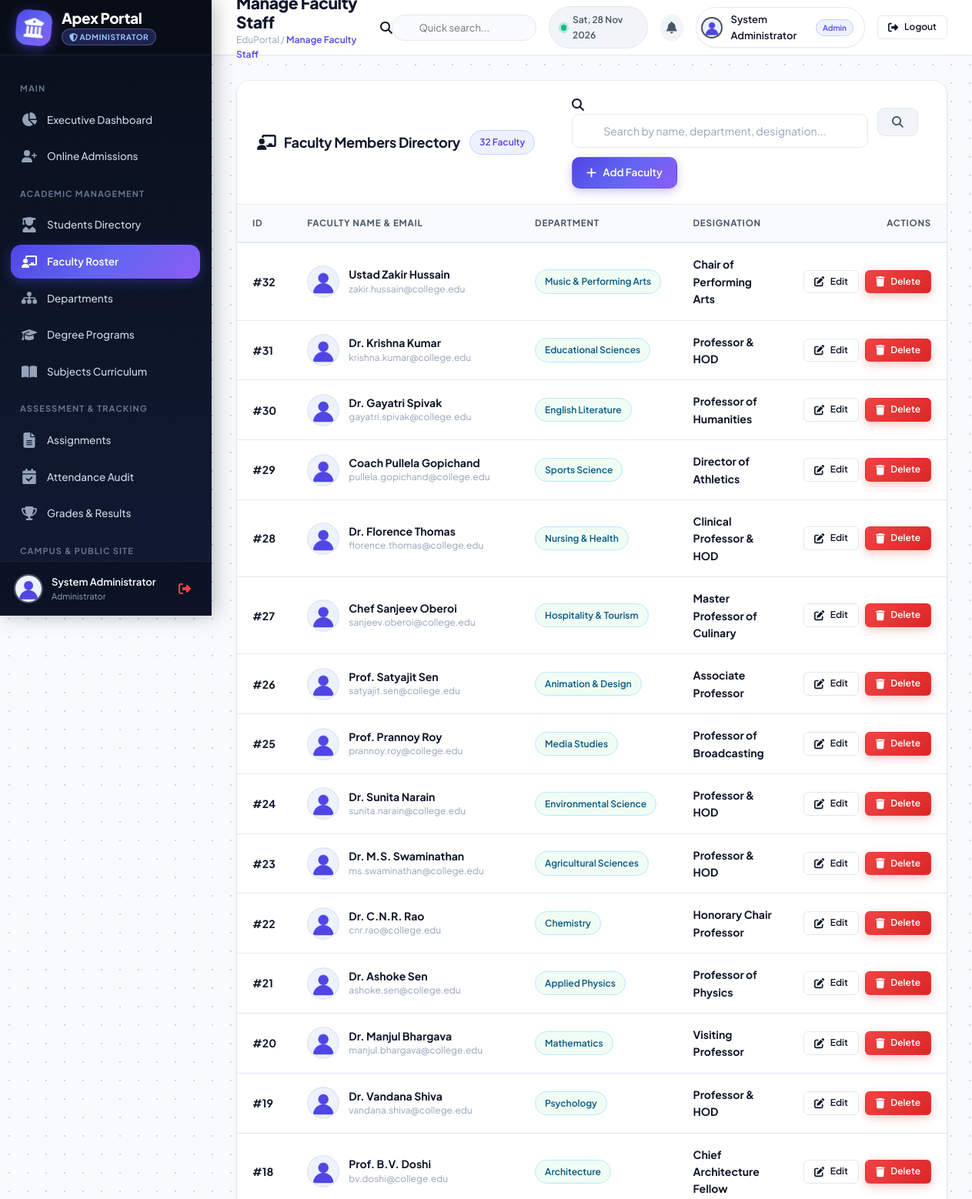
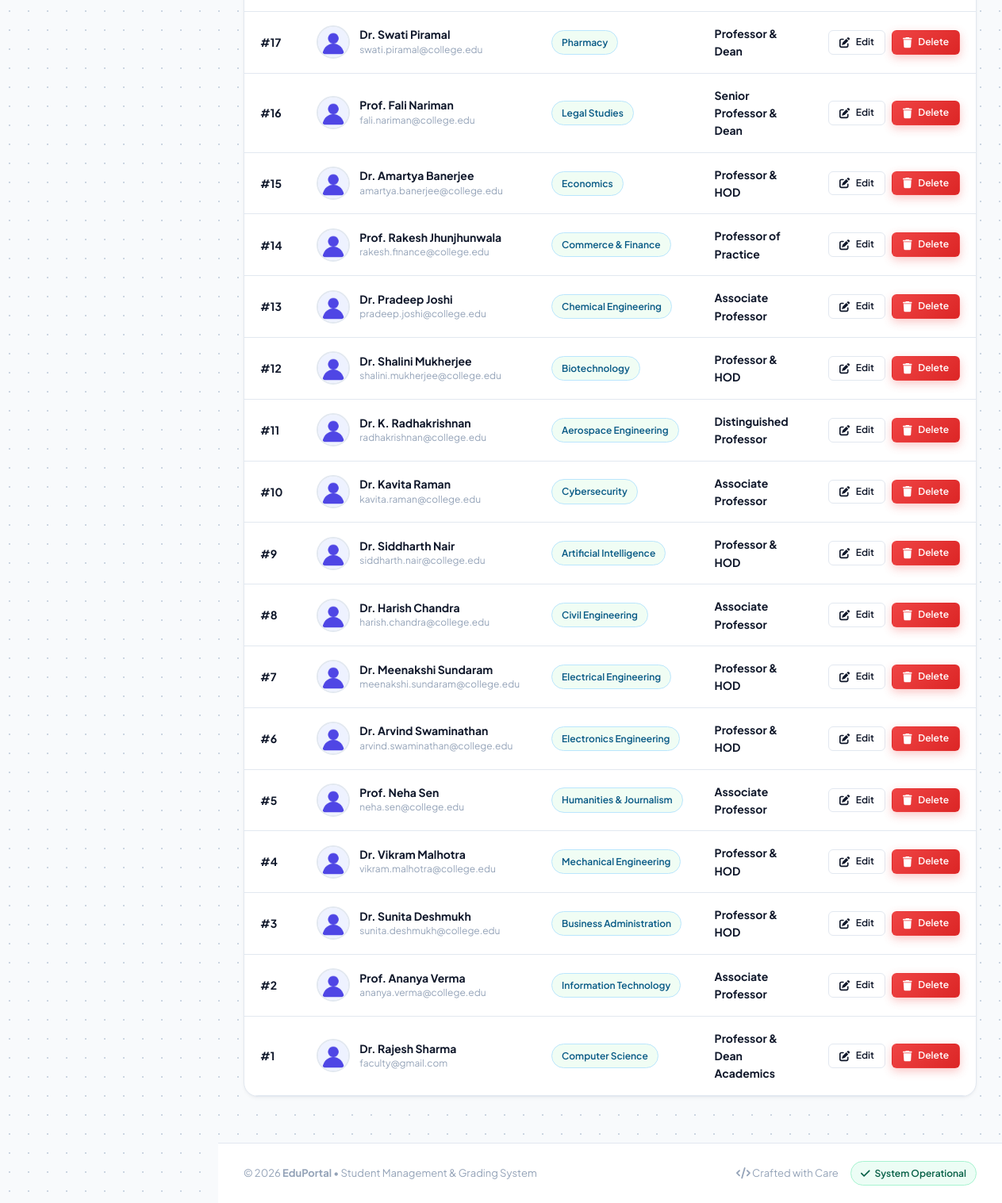
The app's page /admin/manage_faculty.php (signed in) with its own data (2 pictures, top to bottom).
### tables this page shows
CREATE TABLE `faculty` (
  `faculty_id` INT AUTO_INCREMENT PRIMARY KEY,
  `user_id` INT NOT NULL UNIQUE,
  `department_id` INT DEFAULT NULL,
  `department` VARCHAR(100) DEFAULT 'Computer Science',
  `designation` VARCHAR(100) NOT NULL DEFAULT 'Assistant Professor',
  `qualification` VARCHAR(150) NOT NULL DEFAULT 'Ph.D. / M.Tech',
  `specialization` VARCHAR(200) DEFAULT 'Computer Networks, AI',
  `office` VARCHAR(100) DEFAULT 'Block A, Room 304',
  `profile_picture` VARCHAR(255) DEFAULT NULL,
  `created_at` TIMESTAMP DEFAULT CURRENT_TIMESTAMP,
  CONSTRAINT `fk_sp_fac_dept` FOREIGN KEY (`department_id`) REFERENCES `departments` (`department_id`) ON DELETE SET NULL,
  CONSTRAINT `fk_sp_fac_user` FOREIGN KEY (`user_id`) REFERENCES `users` (`id`) ON DELETE CASCADE
);

CREATE TABLE `users` (
  `id` INT AUTO_INCREMENT PRIMARY KEY,
  `name` VARCHAR(120) NOT NULL,
  `email` VARCHAR(120) NOT NULL UNIQUE,
  `password` VARCHAR(255) NOT NULL,
  `role` ENUM('admin', 'faculty', 'student') NOT NULL DEFAULT 'student',
  `profile_picture` VARCHAR(255) DEFAULT 'default.png',
  `phone` VARCHAR(30) DEFAULT NULL,
  `created_at` TIMESTAMP DEFAULT CURRENT_TIMESTAMP
);

### config/db.php (called while the page is built, shortened)
<?php
$host = getenv('DB_HOST') ?: "127.0.0.1";
$user = getenv('DB_USER') ?: "root";
$password = getenv('DB_PASSWORD') !== false ? getenv('DB_PASSWORD') : "";
$database = getenv('DB_NAME') ?: "student_portal";
$port = getenv('DB_PORT') ? (int)getenv('DB_PORT') : 3306;
try {
    $con = @mysqli_connect($host, $user, $password, $database, $port);
} catch (Throwable $e) {
    $con = false;
}
mysqli_set_charset($con, "utf8mb4");
if ($con) {
    static $schema_checked = false;
    if (!$schema_checked) {
if (!function_exists('safe_num_rows')) {
    function safe_num_rows($result) {
        if ($result && is_object($result)) {
            return mysqli_num_rows($result);
        }
        return 0;
    }
}
    }
}
if (!function_exists('safe_fetch_assoc')) {
    function safe_fetch_assoc($result) {
        if ($result && is_object($result) && mysqli_num_rows($result) > 0) {
            return mysqli_fetch_assoc($result);
        }
        return [];
    }
}
?>

### admin/manage_faculty.php (the view, shortened to what this page needs)
<?php
include("../config/db.php");
$page_title = "Manage Faculty Staff";
$search = "";
if (isset($_GET['search']) && !empty(trim($_GET['search']))) {
    $search = escape($con, $_GET['search']);
    $query = mysqli_query($con, "
        SELECT faculty.*, users.name, users.email, d.name AS dept_name, d.code AS dept_code
        FROM faculty
        INNER JOIN users ON faculty.user_id = users.id
        LEFT JOIN departments d ON faculty.department_id = d.department_id
        WHERE users.name LIKE '%$search%'
           OR users.email LIKE '%$search%'
           OR faculty.department LIKE '%$search%'
           OR faculty.designation LIKE '%$search%'
           OR d.name LIKE '%$search%'
           OR d.code LIKE '%$search%'
        ORDER BY faculty.faculty_id DESC
    ");
} else {
    $query = mysqli_query($con, "
        SELECT faculty.*, users.name, users.email, d.name AS dept_name, d.code AS dept_code
        FROM faculty
        INNER JOIN users ON faculty.user_id = users.id
        LEFT JOIN departments d ON faculty.department_id = d.department_id
        ORDER BY faculty.faculty_id DESC
    ");
}
include("../includes/header.php");
include("../includes/sidebar_admin.php");
include("../includes/navbar.php");
?>
<div class="card">
    <div class="card-header">
        <div style="display:flex; align-items:center; gap:12px; flex-wrap:wrap;">
            <h3><i class="fa-solid fa-chalkboard-user"></i> Faculty Members Directory</h3>
            <span class="badge badge-primary"><?php echo safe_num_rows($query); ?> Faculty</span>
        </div>
        <div style="display:flex; align-items:center; gap:12px; flex-wrap:wrap;">
            <form method="GET" class="search-toolbar">
                <div class="search-input-group">
                    <i class="fa-solid fa-magnifying-glass"></i>
                    <input type="text" name="search" class="form-control" placeholder="Search by name, department, designation..." value="<?php echo htmlspecialchars($search); ?>">
                </div>
                <button type="submit" class="btn btn-secondary"><i class="fa-solid fa-search"></i></button>
            </form>
            <a href="add_faculty.php" class="btn btn-primary">
                <i class="fa-solid fa-plus"></i> Add Faculty
            </a>
        </div>
    </div>
    <div class="card-body" style="padding:0;">
        <div class="table-responsive">
            <table class="custom-table">
                <thead>
                    <tr>
                        <th>ID</th>
                        <th>Faculty Name & Email</th>
                        <th>Department</th>
                        <th>Designation</th>
                        <th style="text-align:right;">Actions</th>
                    </tr>
                </thead>
                <tbody>
                    <?php if ($query && safe_num_rows($query) > 0): ?>
                        <?php while ($row = safe_fetch_assoc($query)):
                            $pic = !empty($row['profile_picture']) && file_exists("../uploads/profile_pictures/" . $row['profile_picture'])
                                ? "../uploads/profile_pictures/" . $row['profile_picture']
                                : "../assets/images/default-user.png";
                        ?>
                            <tr>
                                <td><strong>#<?php echo $row['faculty_id']; ?></strong></td>
                                <td>
                                    <div class="table-user-cell">
                                        <img src="<?php echo $pic; ?>" alt="Faculty Photo" class="table-avatar">
                                        <div>
                                            <div class="user-name"><?php echo htmlspecialchars($row['name']); ?></div>
                                            <div class="user-subtext"><?php echo htmlspecialchars($row['email']); ?></div>
                                        </div>
                                    </div>
                                </td>
                                <td><span class="badge badge-info"><?php echo htmlspecialchars($row['department'] ?: $row['dept_name'] ?: 'General'); ?></span></td>
                                <td><strong><?php echo htmlspecialchars($row['designation']); ?></strong></td>
                                <td style="text-align:right;">
                                    <div class="table-actions">
                                        <a href="edit_faculty.php?id=<?php echo $row['faculty_id']; ?>" class="btn btn-outline btn-sm" title="Edit Faculty">
                                            <i class="fa-solid fa-pen-to-square"></i> Edit
                                        </a>
                                        <a href="delete_faculty.php?id=<?php echo $row['faculty_id']; ?>" class="btn btn-danger btn-sm" onclick="return confirm('Are you sure you want to delete faculty <?php echo htmlspecialchars(addslashes($row['name'])); ?>?')" title="Delete Faculty">
                                            <i class="fa-solid fa-trash"></i> Delete
                                        </a>
                                    </div>
                                </td>
                            </tr>
                        <?php endwhile; ?>
                    <?php endif; ?>
                </tbody>
            </table>
        </div>
    </div>
</div>
<?php include("../includes/footer.php"); ?>

### includes/header.php (shortened to what this page needs)
<!DOCTYPE html>
<html lang="en">
<head>
    <link rel="stylesheet" href="../assets/css/fontawesome-embedded.css">
    <link rel="stylesheet" href="https://cdnjs.cloudflare.com/ajax/libs/font-awesome/6.5.1/css/all.min.css">
    <link rel="stylesheet" href="../assets/css/dashboard.css">
</head>
<body>
<div class="app-wrapper">

### includes/sidebar_admin.php (shortened to what this page needs)
<?php
$current_page = basename($_SERVER['PHP_SELF']);
$admin_name = $_SESSION['name'] ?? 'Administrator';
$admin_pic = "../assets/images/default-user.png";
?>
<aside class="sidebar">
    <div class="sidebar-brand">
        <div class="brand-icon">
            <i class="fa-solid fa-building-columns"></i>
        </div>
        <div class="brand-text">
            <h3>Apex Portal</h3>
            <span class="brand-badge"><i class="fa-solid fa-shield-halved"></i> Administrator</span>
        </div>
    </div>
    <div class="sidebar-menu">
        <div class="menu-category">MAIN</div>
        <a href="dashboard.php" class="nav-link <?php echo ($current_page == 'dashboard.php') ? 'active' : ''; ?>">
            <i class="fa-solid fa-chart-pie"></i>
            <span>Executive Dashboard</span>
        </a>
        <a href="manage_admissions.php" class="nav-link <?php echo ($current_page == 'manage_admissions.php') ? 'active' : ''; ?>">
            <i class="fa-solid fa-user-plus"></i>
            <span>Online Admissions</span>
        </a>
        <div class="menu-category">ACADEMIC MANAGEMENT</div>
        <a href="manage_students.php" class="nav-link <?php echo in_array($current_page, ['manage_students.php', 'add_student.php', 'edit_student.php']) ? 'active' : ''; ?>">
            <i class="fa-solid fa-user-graduate"></i>
            <span>Students Directory</span>
        </a>
        <a href="manage_faculty.php" class="nav-link <?php echo in_array($current_page, ['manage_faculty.php', 'add_faculty.php', 'edit_faculty.php']) ? 'active' : ''; ?>">
            <i class="fa-solid fa-chalkboard-user"></i>
            <span>Faculty Roster</span>
        </a>
        <a href="manage_departments.php" class="nav-link <?php echo ($current_page == 'manage_departments.php') ? 'active' : ''; ?>">
            <i class="fa-solid fa-sitemap"></i>
            <span>Departments</span>
        </a>
        <a href="manage_courses.php" class="nav-link <?php echo ($current_page == 'manage_courses.php') ? 'active' : ''; ?>">
            <i class="fa-solid fa-graduation-cap"></i>
            <span>Degree Programs</span>
        </a>
        <a href="manage_subjects.php" class="nav-link <?php echo in_array($current_page, ['manage_subjects.php', 'add_subject.php', 'edit_subject.php']) ? 'active' : ''; ?>">
            <i class="fa-solid fa-book-open"></i>
            <span>Subjects Curriculum</span>
        </a>
        <div class="menu-category">ASSESSMENT & TRACKING</div>
        <a href="manage_assignments.php" class="nav-link <?php echo in_array($current_page, ['manage_assignments.php', 'view_assignment.php']) ? 'active' : ''; ?>">
            <i class="fa-solid fa-file-lines"></i>
            <span>Assignments</span>
        </a>
        <a href="manage_attendance.php" class="nav-link <?php echo ($current_page == 'manage_attendance.php') ? 'active' : ''; ?>">
            <i class="fa-solid fa-calendar-check"></i>
            <span>Attendance Audit</span>
        </a>
        <a href="manage_results.php" class="nav-link <?php echo in_array($current_page, ['manage_grades.php', 'manage_results.php']) ? 'active' : ''; ?>">
            <i class="fa-solid fa-trophy"></i>
            <span>Grades & Results</span>
        </a>
        <div class="menu-category">CAMPUS & PUBLIC SITE</div>
    </div>
    <div class="sidebar-footer">
        <div class="user-mini">
            <img src="<?php echo $admin_pic; ?>" alt="Admin Avatar" class="user-avatar">
            <div class="user-info">
                <div class="name"><?php echo htmlspecialchars($admin_name); ?></div>
                <div class="role-tag">Administrator</div>
            </div>
        </div>
        <a href="../logout.php" class="logout-icon" title="Logout">
            <i class="fa-solid fa-right-from-bracket"></i>
        </a>
    </div>
</aside>

### includes/navbar.php (shortened to what this page needs)
<?php
$user_role_label = ucfirst($_SESSION['role'] ?? 'Student');
$user_name = $_SESSION['name'] ?? 'User';
$header_title = isset($page_title) ? $page_title : 'Overview';
$navbar_avatar = "../assets/images/default-user.png";
$notices_link = 'view_notices.php';
if (($_SESSION['role'] ?? '') === 'admin') {
    $notices_link = 'manage_notices.php';
} elseif (($_SESSION['role'] ?? '') === 'faculty') {
    $notices_link = 'post_notice.php';
}
?>
<main class="main-wrapper">
    <header class="top-navbar">
        <div class="navbar-left">
            <div class="page-title-box">
                <h1><?php echo htmlspecialchars($header_title); ?></h1>
                <div class="page-breadcrumb">
                    <span>EduPortal</span> / <span style="color:var(--primary); font-weight:600;"><?php echo htmlspecialchars($header_title); ?></span>
                </div>
            </div>
        </div>
        <div class="navbar-right">
            <div class="navbar-search-box">
                <i class="fa-solid fa-magnifying-glass"></i>
                <input type="text" id="navbarGlobalSearch" placeholder="Quick search..." title="Filter tables in real time">
            </div>
            <div class="live-chip">
                <span class="live-dot"></span>
                <span><?php echo date('D, d M Y'); ?></span>
            </div>
            <a href="<?php echo $notices_link; ?>" class="btn-icon btn-secondary" title="Campus Notices" style="position:relative; width:36px; height:36px; border-radius:50%; text-decoration:none;">
                <i class="fa-solid fa-bell" style="font-size:14px; color:var(--text-secondary);"></i>
            </a>
            <a href="profile.php" class="nav-user-pill" title="View Profile">
                <img src="<?php echo $navbar_avatar; ?>" alt="Profile" class="user-avatar" style="width:28px; height:28px;">
                <span style="font-size:13px; font-weight:600; color:var(--text-primary);"><?php echo htmlspecialchars($user_name); ?></span>
                <span class="badge badge-primary" style="font-size:10px; padding:2px 8px;"><?php echo $user_role_label; ?></span>
            </a>
            <a href="../logout.php" class="btn btn-outline btn-sm" title="Sign Out">
                <i class="fa-solid fa-right-from-bracket"></i>
                <span style="display:inline-block;">Logout</span>
            </a>
        </div>
    </header>
    <div class="content-body">

### includes/footer.php (shortened to what this page needs)
    </div>
    <footer class="app-footer">
        <div>
            &copy; <?php echo date('Y'); ?> <strong>EduPortal</strong> &bull; Student Management & Grading System
        </div>
        <div style="display:flex; align-items:center; gap:15px;">
            <span><i class="fa-solid fa-code text-primary"></i> Crafted with Care</span>
            <span class="badge badge-success"><i class="fa-solid fa-check"></i> System Operational</span>
        </div>
    </footer>
</main>
</div>
</body>
</html>

### records on screen
faculty: faculty_id "32", user.name "Ustad Zakir Hussain", user.email "zakir.hussain@college.edu", department "Music & Performing Arts", designation "Chair of Performing Arts"
faculty: faculty_id "31", user.name "Dr. Krishna Kumar", user.email "krishna.kumar@college.edu", department "Educational Sciences", designation "Professor & HOD"
faculty: faculty_id "30", user.name "Dr. Gayatri Spivak", user.email "gayatri.spivak@college.edu", department "English Literature", designation "Professor of Humanities"
faculty: faculty_id "29", user.name "Coach Pullela Gopichand", user.email "pullela.gopichand@college.edu", department "Sports Science", designation "Director of Athletics"
faculty: faculty_id "28", user.name "Dr. Florence Thomas", user.email "florence.thomas@college.edu", department "Nursing & Health", designation "Clinical Professor & HOD"
faculty: faculty_id "27", user.name "Chef Sanjeev Oberoi", user.email "sanjeev.oberoi@college.edu", department "Hospitality & Tourism", designation "Master Professor of Culinary"
faculty: faculty_id "26", user.name "Prof. Satyajit Sen", user.email "satyajit.sen@college.edu", department "Animation & Design", designation "Associate Professor"
faculty: faculty_id "25", user.name "Prof. Prannoy Roy", user.email "prannoy.roy@college.edu", department "Media Studies", designation "Professor of Broadcasting"
faculty: faculty_id "24", user.name "Dr. Sunita Narain", user.email "sunita.narain@college.edu", department "Environmental Science", designation "Professor & HOD"
faculty: faculty_id "23", user.name "Dr. M.S. Swaminathan", user.email "ms.swaminathan@college.edu", department "Agricultural Sciences", designation "Professor & HOD"
faculty: faculty_id "22", user.name "Dr. C.N.R. Rao", user.email "cnr.rao@college.edu", department "Chemistry", designation "Honorary Chair Professor"
faculty: faculty_id "21", user.name "Dr. Ashoke Sen", user.email "ashoke.sen@college.edu", department "Applied Physics", designation "Professor of Physics"
faculty: faculty_id "20", user.name "Dr. Manjul Bhargava", user.email "manjul.bhargava@college.edu", department "Mathematics", designation "Visiting Professor"
faculty: faculty_id "19", user.name "Dr. Vandana Shiva", user.email "vandana.shiva@college.edu", department "Psychology", designation "Professor & HOD"
faculty: faculty_id "18", user.name "Prof. B.V. Doshi", user.email "bv.doshi@college.edu", department "Architecture", designation "Chief Architecture Fellow"
faculty: faculty_id "17", user.name "Dr. Swati Piramal", user.email "swati.piramal@college.edu", department "Pharmacy", designation "Professor & Dean"
faculty: faculty_id "16", user.name "Prof. Fali Nariman", user.email "fali.nariman@college.edu", department "Legal Studies", designation "Senior Professor & Dean"
faculty: faculty_id "15", user.name "Dr. Amartya Banerjee", user.email "amartya.banerjee@college.edu", department "Economics", designation "Professor & HOD"
faculty: faculty_id "14", user.name "Prof. Rakesh Jhunjhunwala", user.email "rakesh.finance@college.edu", department "Commerce & Finance", designation "Professor of Practice"
faculty: faculty_id "13", user.name "Dr. Pradeep Joshi", user.email "pradeep.joshi@college.edu", department "Chemical Engineering", designation "Associate Professor"
faculty: faculty_id "12", user.name "Dr. Shalini Mukherjee", user.email "shalini.mukherjee@college.edu", department "Biotechnology", designation "Professor & HOD"
faculty: faculty_id "11", user.name "Dr. K. Radhakrishnan", user.email "radhakrishnan@college.edu", department "Aerospace Engineering", designation "Distinguished Professor"
faculty: faculty_id "10", user.name "Dr. Kavita Raman", user.email "kavita.raman@college.edu", department "Cybersecurity", designation "Associate Professor"
faculty: faculty_id "9", user.name "Dr. Siddharth Nair", user.email "siddharth.nair@college.edu", department "Artificial Intelligence", designation "Professor & HOD"
faculty: faculty_id "8", user.name "Dr. Harish Chandra", user.email "harish.chandra@college.edu", department "Civil Engineering", designation "Associate Professor"
faculty: faculty_id "7", user.name "Dr. Meenakshi Sundaram", user.email "meenakshi.sundaram@college.edu", department "Electrical Engineering", designation "Professor & HOD"
faculty: faculty_id "6", user.name "Dr. Arvind Swaminathan", user.email "arvind.swaminathan@college.edu", department "Electronics Engineering", designation "Professor & HOD"
faculty: faculty_id "5", user.name "Prof. Neha Sen", user.email "neha.sen@college.edu", department "Humanities & Journalism", designation "Associate Professor"
faculty: faculty_id "4", user.name "Dr. Vikram Malhotra", user.email "vikram.malhotra@college.edu", department "Mechanical Engineering", designation "Professor & HOD"
faculty: faculty_id "3", user.name "Dr. Sunita Deshmukh", user.email "sunita.deshmukh@college.edu", department "Business Administration", designation "Professor & HOD"
faculty: faculty_id "2", user.name "Prof. Ananya Verma", user.email "ananya.verma@college.edu", department "Information Technology", designation "Associate Professor"
faculty: faculty_id "1", user.name "Dr. Rajesh Sharma", user.email "faculty@gmail.com", department "Computer Science", designation "Professor & Dean Academics"

### other values on screen
$admin_name "System Administrator"
$header_title "Manage Faculty Staff"
$user_name "System Administrator"
$user_role_label "Admin"
safe_num_rows($query) "32"
